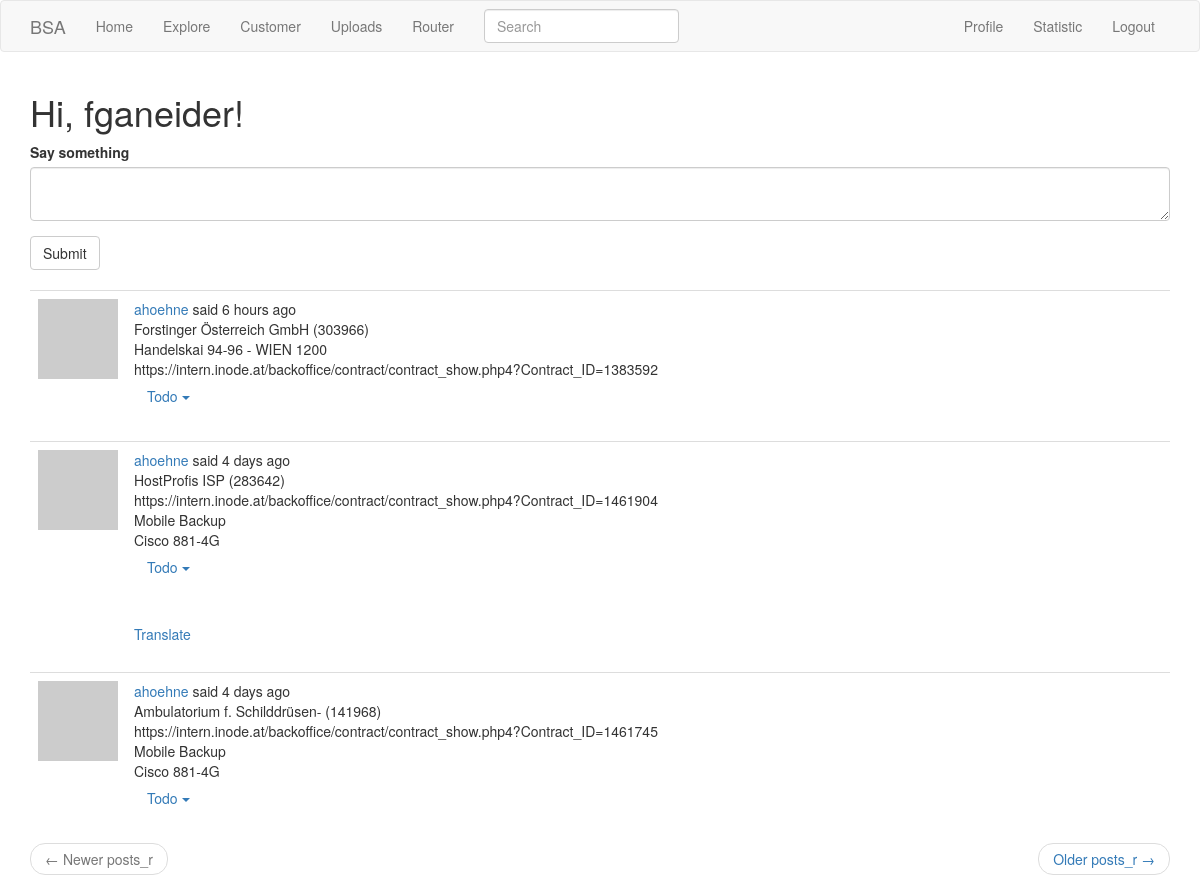
The app's page /router (signed in) with its own data.
### app/models.py (models this page shows, shortened)
class User(UserMixin,db.Model):
    id = db.Column(db.Integer, primary_key=True)
    username = db.Column(db.String(64), index=True, unique=True)
    email = db.Column(db.String(120), index=True, unique=True)
    password_hash = db.Column(db.String(128))
    posts = db.relationship('Post', backref='author', lazy='dynamic')
    posts_r = db.relationship('Post_r', backref='author_r', lazy='dynamic')
    statistics = db.relationship('Statistic', backref='user_s', lazy='dynamic')
    about_me = db.Column(db.String(140))
    last_seen = db.Column(db.DateTime, default=datetime.utcnow)
    @login.user_loader
    def load_user(id):
        return User.query.get(int(id))
    followed = db.relationship(
        'User', secondary=followers,
        primaryjoin=(followers.c.follower_id == id),
        secondaryjoin=(followers.c.followed_id == id),
        backref=db.backref('followers', lazy='dynamic'), lazy='dynamic')
    def avatar(self, size):
        digest = md5(self.email.lower().encode('utf-8')).hexdigest()
        return 'https://www.gravatar.com/avatar/{}?d=identicon&s={}'.format(
            digest, size)

class Post_r(db.Model): # ,SearchableMixin needs to be added
    id = db.Column(db.Integer, primary_key=True)
    body = db.Column(db.String(140))
    timestamp = db.Column(db.DateTime, index=True, default=datetime.utcnow)
    user_id2 = db.Column(db.Integer, db.ForeignKey('user.id'))
    language = db.Column(db.String(5))

### app/main/routes.py (the view, shortened to what this page needs)
@bp.route('/router',methods=['GET', 'POST'])
@login_required
def router():
    form = Post_r_Form()
    page = request.args.get('page', 1, type=int)
    posts_r = Post_r.query.order_by(Post_r.timestamp.desc()).paginate(
        page, current_app.config['POSTS_PER_PAGE'], False)
    next_url = url_for('main.router', page=posts_r.next_num) \
        if posts_r.has_next else None
    prev_url = url_for('main.router', page=posts_r.prev_num) \
        if posts_r.has_prev else None
    return render_template('router.html', title=_('Router') ,posts_r=posts_r.items, next_url=next_url,
                           prev_url=prev_url, form=form)

### app/main/forms.py
class SearchForm(FlaskForm):
    q = StringField(_l('Search'), validators=[DataRequired()])
    def __init__(self, *args, **kwargs):
        if 'formdata' not in kwargs:
            kwargs['formdata'] = request.args
        if 'csrf_enabled' not in kwargs:
            kwargs['csrf_enabled'] = False
        super(SearchForm, self).__init__(*args, **kwargs)

class Post_r_Form(FlaskForm):
    post_r = TextAreaField(_l('Say something'), validators=[DataRequired()])
    submit = SubmitField(_l('Submit'))

### app/main/routes.py (called while the page is built)
@bp.before_request
def before_request():
    if current_user.is_authenticated:
        current_user.last_seen = datetime.utcnow()
        db.session.commit()
        g.search_form = SearchForm()
    g.locale = str(get_locale())

### app/models.py (called while the page is built)
    @classmethod
    def before_commit(cls, session):
        session._changes = {
            'add': list(session.new),
            'update': list(session.dirty),
            'delete': list(session.deleted)
        }

    @classmethod
    def after_commit(cls, session):
        for obj in session._changes['add']:
            if isinstance(obj, SearchableMixin):
                add_to_index(obj.__tablename__, obj)
        for obj in session._changes['update']:
            if isinstance(obj, SearchableMixin):
                add_to_index(obj.__tablename__, obj)
        for obj in session._changes['delete']:
            if isinstance(obj, SearchableMixin):
                remove_from_index(obj.__tablename__, obj)
        session._changes = None

### app/templates/router.html (shortened to what this page needs)
{% extends "base.html" %}
{% import 'bootstrap/wtf.html' as wtf %}
{% block app_content %}
<h1>{{ _('Hi, %(username)s!', username=current_user.username) }}</h1>
{% if form %}
{{ wtf.quick_form(form) }}
<br>
{% endif %}
{% for post_r in posts_r %}
    {% include '_post_r.html' %}
{% endfor %}
<nav aria-label="...">
    <ul class="pager">
        <li class="previous{% if not prev_url %} disabled{% endif %}">
            <a href="{{ prev_url or '#' }}">
                <span aria-hidden="true">&larr;</span> {{ _('Newer posts_r') }}
            </a>
        </li>
        <li class="next{% if not next_url %} disabled{% endif %}">
            <a href="{{ next_url or '#' }}">
                {{ _('Older posts_r') }} <span aria-hidden="true">&rarr;</span>
            </a>
        </li>
    </ul>
</nav>
{% endblock %}

### app/templates/_post_r.html (shortened to what this page needs)
 <table class="table table-hover">
        <tr>
            <td width="70px">
                 <a href="{{ url_for('main.user', username=post_r.author_r.username) }}">
                    <img src="{{ post_r.author_r.avatar(70) }}" />
                </a>
            </td>
            <td>
                {{ _('%(username)s said %(when)s',
                    username=user_link, when=moment(post_r.timestamp).fromNow()) }}
                <br>
                <span id="post{{ post_r.id }}" style="white-space: pre;">{{ post_r.body }}</span>
                <div class="dropdown" id="dropdown{{post_r.id}}">
                  <button class="btn btn-link dropdown-toggle" type="button" data-toggle="dropdown" id="drop_button{{post_r.id}}">Todo
                  <span class="caret"></span></button>
                </div>
                {% if post_r.language and post_r.language != g.locale %}
                <br><br>
                <a href="#">{{ _('Translate') }}</a>
                {% endif %}
            </td>
        </tr>
</table>

### records on screen
Post_r: body "Forstinger Österreich GmbH (303966) Handelskai 94-96 - WIEN 1200 https://intern.inode.at/backoffice/contract/contract_show.php4?Contract_ID=1383592"
Post_r: body "HostProfis ISP (283642) https://intern.inode.at/backoffice/contract/contract_show.php4?Contract_ID=1461904 Mobile Backup Cisco 881-4G"
Post_r: body "Ambulatorium f. Schilddrüsen- (141968) https://intern.inode.at/backoffice/contract/contract_show.php4?Contract_ID=1461745 Mobile Backup Cisco 881-4G"
